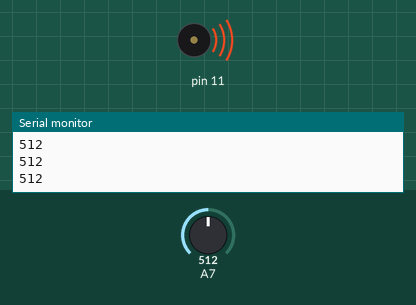
Simulated run of this sketch. Board: Arduino Uno, built with avr-gcc and run on an emulated ATmega328P. Shown: buzzer (waves = sounding), the last lines printed to the serial monitor. The test bench sets the inputs (shaded band); at power-on: A7 = 512.

Above: at 1.3 s.
1.4 s: A7 set to 0
At 2.5 s:
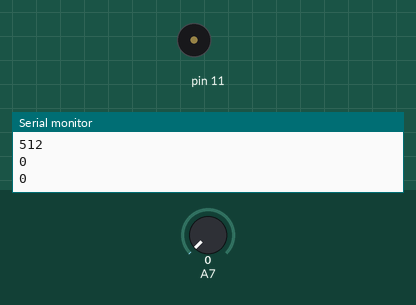
3.0 s: A7 set to 122
At 3.4 s:
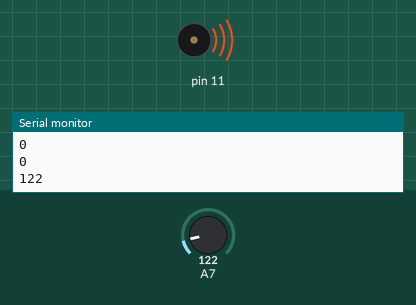
Timing chart, 0 to 6.0 s (numbered marks = the images above; inputs shaded):
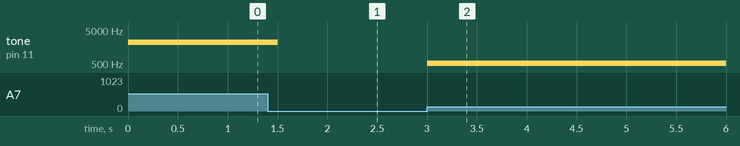

The sketch:

sketch_buzzer_potenziometro_apr20a.ino
```cpp
void setup(){   // initialize serial communications (for debugging only):
  Serial.begin(9600);
}

void loop() {
  // read the sensor:
  int sensorReading = analogRead(7);
  // print the sensor reading so you know its range
  Serial.println(sensorReading);
  // map the analog input range (in this case, 400 - 1000 from the photoresistor)
  // to the output pitch range (120 - 1500Hz)
  // change the minimum and maximum input numbers below
  // depending on the range your sensor's giving:
  int thisPitch = map(sensorReading, 0, 1023, 0, 4400);
  // play the pitch:
  tone(11, thisPitch);
  delay(500);        // delay in between reads for stability
  noTone(11);
}
```

Measured:
- after the input at 1.4 s, tone on pin 11: 2202 Hz → silent after 0.10 s
- after the input at 3.0 s, tone on pin 11: silent → 524 Hz at once
